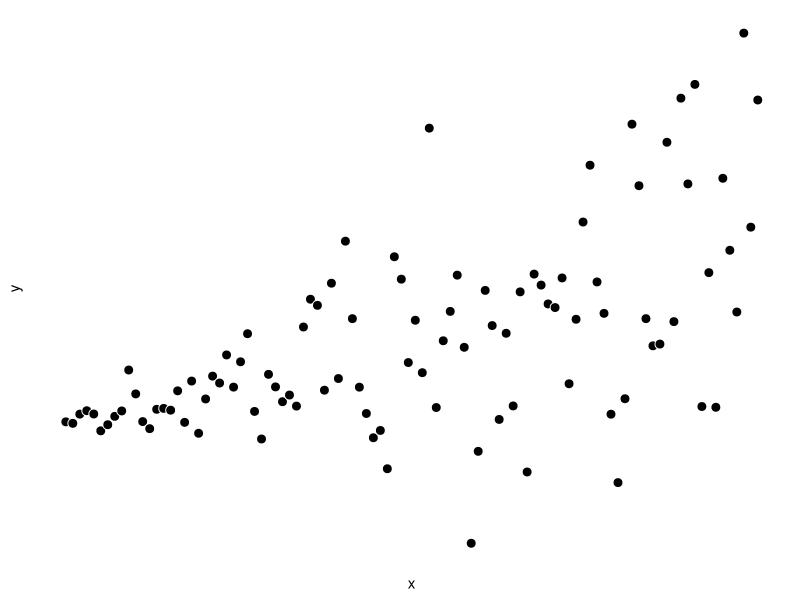
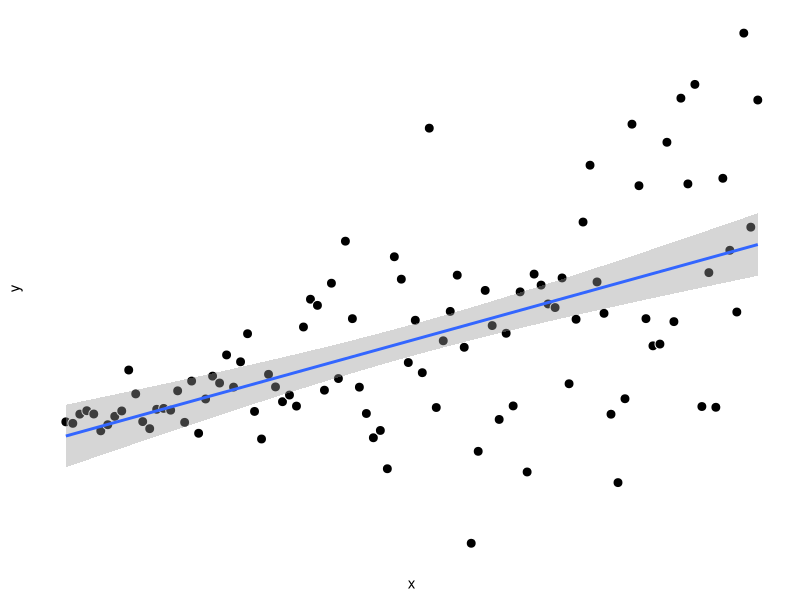
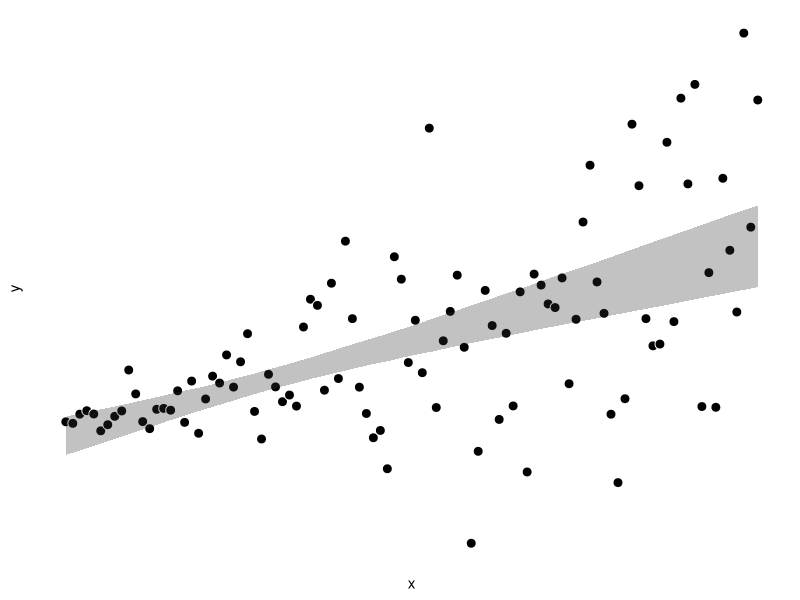
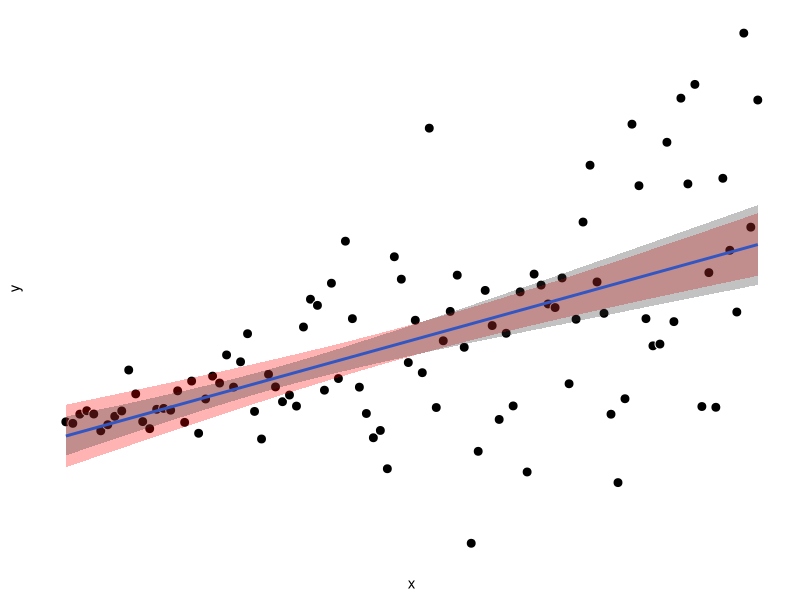
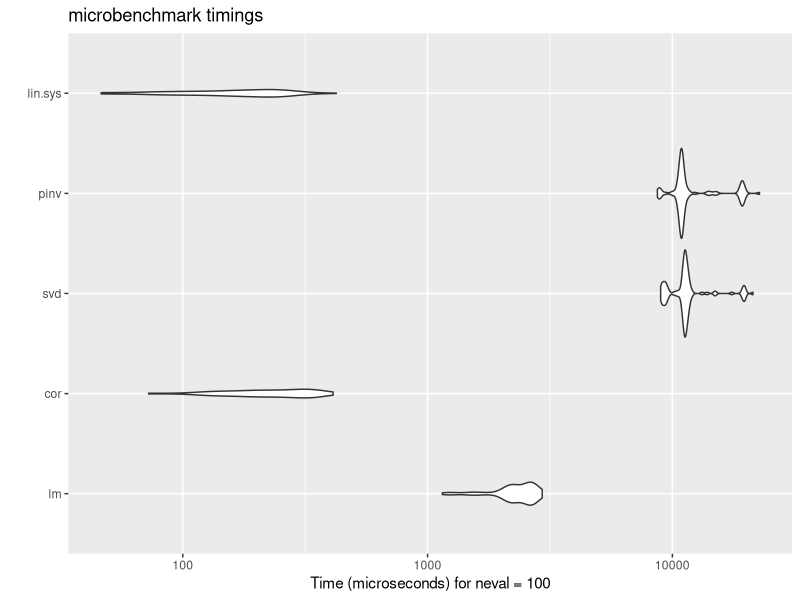
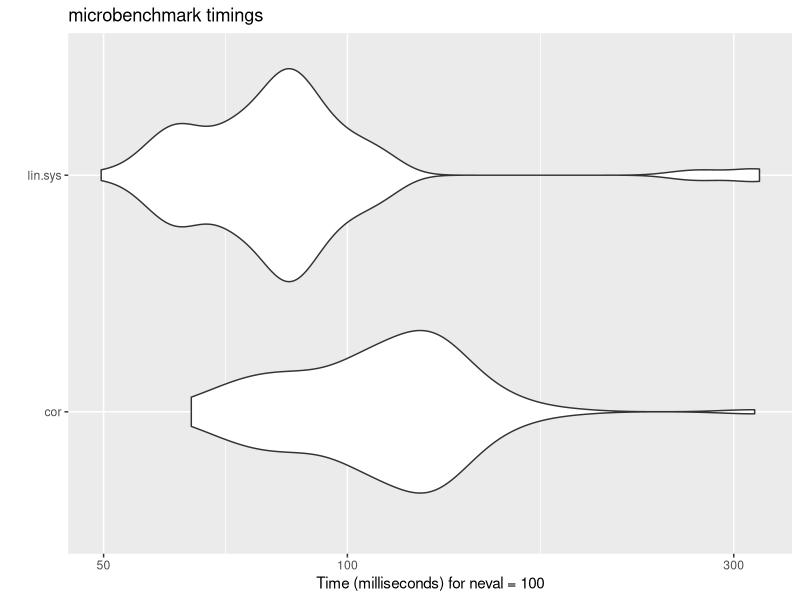

Recreate these plots in R, in order.
## ---- chunk 1
knitr::opts_chunk$set(echo = TRUE, fig.align = 'center', fig.width = 3, fig.height = 3, cache = TRUE)
## ---- chunk 2
library(ggplot2)
set.seed(0)
n <- 100  ## n datapoints
x <- 1:n  ## some measure x
y <- rnorm(x, x, sd = x)  ## some measure y; mean and variance depends on x
p <- ggplot(data.frame(x, y), aes(x, y)) +
  geom_point(fill = "black", color = "white", shape = 21, size = 3) +
  theme(
    axis.ticks = element_blank(),
    axis.text  = element_blank(),
    axis.line  = element_blank(),
    panel.background = element_blank()
  )
p
## ---- chunk 3

boot.bivar <- function(x, y, n.resamples = 1000) {
  
  if (length(x) != length(y)) stop("x and y not same length")
  
  resample.matrix <- matrix(
    sample.int(length(x), length(x) * n.resamples, replace = TRUE),
    ncol = n.resamples
  )
  resamples <- apply(resample.matrix, 2, function(s) cor(x[s], y[s]))
  
  ## get p-value (alpha = 0.05, 2-tailed):
  prop.less.0 <- mean(resamples < 0)
  p <- 2 * min(prop.less.0, 1 - prop.less.0)
  
  ## get CI (95%):
  lb <- (1 / 20 * n.resamples) / 2
  ub <- n.resamples - lb
  resamples <- sort(resamples)
  
  return(c(p = p, ci95l = resamples[lb], ci95h = resamples[ub]))

}

boot.bivar(x, y)
## ---- chunk 4
p + geom_smooth(method = "lm")
## ---- chunk 5

# function for getting confidence interval:
boot.bivar.predict <- function(
  .data, xname, yname, n.resamples = 1000, percent = 95) {
  
  .formula <- paste0(yname, " ~ ", xname)
  predictions <- sapply(
    seq_len(n.resamples),
    function(.)
      predict(
        lm(.formula, .data[sample.int(nrow(.data), replace = TRUE), ]),
        .data[xname],
      )
  )
  .alpha <- (100 - percent) / 100  ## convert to alpha level
  
  data.frame(
    ub = apply(predictions, 1, quantile, 1 - .alpha / 2),  ## 2-tailed
    lb = apply(predictions, 1, quantile, 0 + .alpha / 2)
  )
  
}

## ---- chunk 6

xy.ci <- boot.bivar.predict(data.frame(x, y), "x", "y")  ## get prediction interval
p + geom_ribbon(aes(ymin = xy.ci$lb, ymax = xy.ci$ub), alpha = 0.3)  ## add to plot

## ---- chunk 7

## embed function within ggplot framework:
BootCI <- ggproto(
  "BootCI", Stat,
  required_aes = c("x", "y"),

  compute_group = function(data, scales, params, n = 1000, percent = 95) {
    grid <- data.frame(x = data$x)

   predictions <- sapply(
      seq_len(n),
      function(.)
        predict(
          lm(y ~ x, data[sample.int(nrow(data), replace = TRUE), ]),
          grid,
        )
    )

    .alpha <- (100 - percent) / 200  ## 2 tailed
    grid$ymax <- apply(predictions, 1, quantile, 1 - .alpha)
    grid$ymin <- apply(predictions, 1, quantile, .alpha)

    grid

  }
)

stat_boot_ci <- function(mapping = NULL, data = NULL, geom = "ribbon",
                    position = "identity", na.rm = FALSE, show.legend = NA,
                    inherit.aes = TRUE, n = 1000, percent = 95, ...) {
  ## see: https://cran.r-project.org/web/packages/ggplot2/vignettes/extending-ggplot2.html
  layer(
    stat = BootCI, data = data, mapping = mapping, geom = geom,
    position = position, show.legend = show.legend, inherit.aes = inherit.aes,
    params = list(n = n, percent = percent, na.rm = na.rm, ...)
  )
}

## ---- chunk 8

p +
  geom_smooth(method = "lm", se = TRUE, fill = "red", alpha = 0.3) +
  stat_boot_ci(alpha = 0.3, n = 1E4, percent = 95)

## ---- chunk 9

library(microbenchmark)
n <- 1000
x <- rnorm(n)
X <- cbind(rep(1, length(x)), x)  ## add intercept
y <- rnorm(n)

check_for_equal_coefs <- function(values) {
  tol <- 1e-12
  max_error <- max(
    c(
      abs(values[[1]] - values[[2]]),
      abs(values[[2]] - values[[3]]),
      abs(values[[1]] - values[[3]]),
      abs(values[[1]] - values[[4]]),
      abs(values[[1]] - values[[5]])
    )
  )
  max_error < tol
}

mbm <- microbenchmark(
  
  "lm" = {
    
    y.hat <- predict(lm(y ~ x))
    
    },
  
  "cor" = {
    
    b1 <- cor(x, y) * sd(y) / sd(x)
    b0 <- mean(y) - b1 * mean(x)
    y.hat <- b1 * x + b0
    
    },
  
  "svd" = {
    
    y.hat <- svd(X)$u %*% t(svd(X)$u) %*% y
    
    },
  
  "pinv" = {
    
    y.hat <- X %*% solve(t(X) %*% X) %*% t(X) %*% y

    },
  
  "lin.sys" = {
    
    y.hat <- c(X %*% solve(t(X) %*% X, t(X) %*% y))
    
    },
  
  check = check_for_equal_coefs
  
  )

mbm  ## lin.sys wins! (but cor close behind)
autoplot(mbm)
## ---- chunk 10
## test within sapply() loop ----

x <- rnorm(100)
y <- rnorm(100)
data <- data.frame(x = x, y = y)
grid <- data.frame(x = data$x)


## now test:

mbm <- microbenchmark(
  
  "cor" = {
    
    sapply(
      seq_len(1000),
      function(.) {
        s <- sample.int(length(grid$x), replace = TRUE)
        b1 <- cor(x[s], y[s]) * sd(y[s]) / sd(x[s])
        b0 <- mean(y[s]) - b1 * mean(x[s])
        b1 * x + b0
      }
    )
    
  },
  
  "lin.sys" = {
    
    sapply(
      seq_len(1000),
      function(.) {
        samp <- sample.int(length(grid$x), replace = TRUE)
        Xsamp <- X[samp, ]
        X %*% solve(t(Xsamp) %*% Xsamp, t(Xsamp) %*% y[samp])
      }
    )
    
    }
)

mbm
autoplot(mbm)

## ---- chunk 11

BootCI <- ggplot2::ggproto(
  "BootCI", ggplot2::Stat, 
  required_aes = c("x", "y"),
  compute_group = function(data, scales, params, n = 1000, percent = 95) {
    
    grid <- data.frame(x = data$x)
    X <- cbind(rep(1, length(x)), x)  ## design matrix (includes intercept)
    
    predictions <- sapply(
      seq_len(n),
      function(.) {
        samp <- sample.int(length(grid$x), replace = TRUE)
        Xsamp <- X[samp, ]
        X %*% solve(t(Xsamp) %*% Xsamp, t(Xsamp) %*% y[samp])  ## solve for b then apply to X
      }
    )
    
    .alpha <- (100 - percent) / 200  ## 2 tailed
    grid$ymax <- apply(predictions, 1, quantile, 1 - .alpha)
    grid$ymin <- apply(predictions, 1, quantile, .alpha)
    
    grid
    
  }
)

stat_boot_ci <- function(mapping = NULL, data = NULL, geom = "ribbon",
                         position = "identity", na.rm = FALSE, show.legend = NA, 
                         inherit.aes = TRUE, n = 1000, percent = 95, ...) {
  ## see: https://cran.r-project.org/web/packages/ggplot2/vignettes/extending-ggplot2.html
  
  ggplot2::layer(
    stat = BootCI, data = data, mapping = mapping, geom = geom, 
    position = position, show.legend = show.legend, inherit.aes = inherit.aes,
    params = list(n = n, percent = percent, na.rm = na.rm, ...)
  )
  
}


